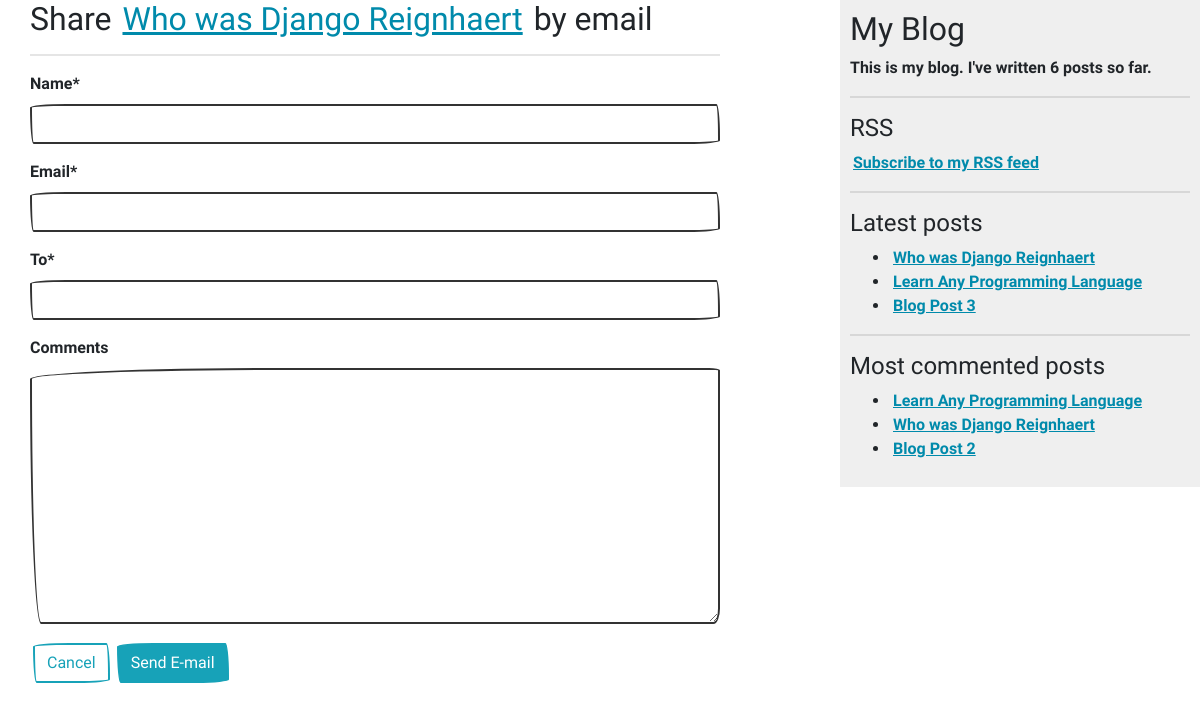
The app's page /blog/8/share/, older data.
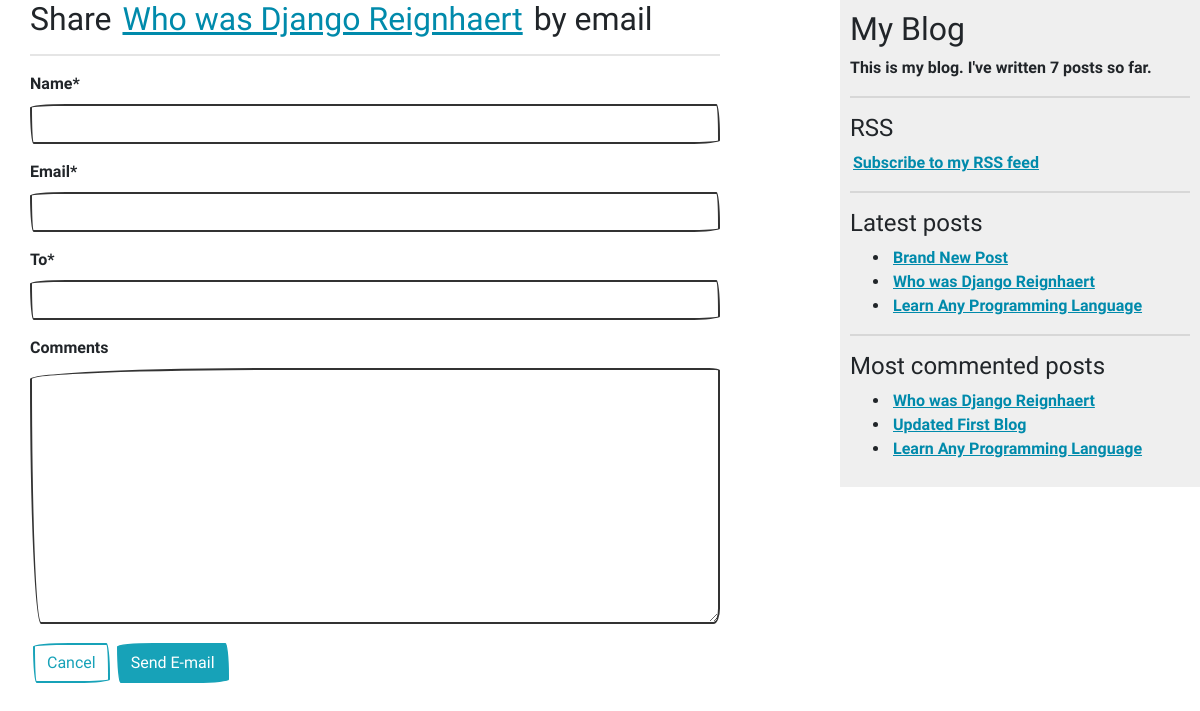
The same page, newer data.
### blog/models.py (models this page shows, shortened)
class Post(models.Model):
    STATUS_CHOICES = (
        ('draft', 'Draft'),
        ('published', 'Published')
    )
    title = models.CharField(max_length=250)
    slug = models.SlugField(max_length=250, unique_for_date='publish')
    author = models.ForeignKey(User, on_delete=models.CASCADE, related_name='blog_posts')
    body = models.TextField()
    publish = models.DateTimeField(default=timezone.now)
    created = models.DateTimeField(auto_now_add=True)
    updated = models.DateTimeField(auto_now=True)
    status = models.CharField(max_length=10,
                            choices=STATUS_CHOICES,
                            default='draft')
    tags = TaggableManager()
    class Meta:
        ordering = ('-publish', ) # append ',' to tell Python it's a tuple.
    def get_absolute_url(self):
        return reverse('blog:post_detail',
                        args=[self.publish.year,
                                self.publish.month,
                                self.publish.day, self.slug])
    objects = models.Manager()
    published = PublishedManager()

### blog/views.py (the view)
# urls.py: path('<int:post_id>/share/', views.post_share, name='post_share'),
def post_share(request, post_id):
    post = get_object_or_404(Post, id=post_id, status='published')
    sent = False
    if request.method == 'POST':
        form = EmailPostForm(request.POST)
        if form.is_valid():
            cd = form.cleaned_data
            post_url = request.build_absolute_uri(post.get_absolute_url())
            subject = f'{cd["name"]} recommends you to read {post.title}'
            message = f'Read {post.title} at {post_url} \n {cd["name"]}\s comments: \n {cd["comments"]}'
            messages.success(request, 'Successfully sent')
            sent = send_mail(subject, message, 'admin@myblog.com', [cd["to"]])
            if sent:
                form = EmailPostForm()
    else:
        form = EmailPostForm()
    return render(request, 'blog/post/share.html', {'post': post, 'form': form, 'sent': sent})

### blog/forms.py
class EmailPostForm(forms.Form):
    name = forms.CharField(max_length=25)
    email = forms.EmailField()
    to = forms.EmailField()
    comments = forms.CharField(required=False, widget=forms.Textarea)

### blog/models.py (called while the page is built)
    def get_queryset(self):
        return super(PublishedManager, self).get_queryset()\
                                            .filter(status='published')

### blog/templatetags/blog_tags.py (called while the page is built)
@register.simple_tag
def total_posts():
    return Post.published.count()

@register.inclusion_tag('blog/post/latest_posts.html')
def show_latest_posts(count=5):
    latest_posts = Post.published.order_by('-publish')[:count]
    return {'latest_posts': latest_posts}

@register.simple_tag
def get_most_commented_posts(count=5):
    return Post.published.annotate(total_comments=Count('comments')).order_by('-total_comments')[:count]

### blog/templates/blog/post/share.html (shortened to what this page needs)
{% extends 'blog/base.html' %}
{% load crispy_forms_tags %}
{% block content %}
    <h2>
        Share <a href="{{ post.get_absolute_url }}">{{ post.title }}</a> by email
    </h2>
    <hr>
    <form method="POST">
        {{ form|crispy }}
        <a href="{% url 'blog:post_list' %}" class="btn btn-outline-info">Cancel</a>
        <button type="submit" class="btn btn-info"> Send E-mail </button>
    </form>
{% endblock %}

### blog/templates/blog/base.html (shortened to what this page needs)
{% load blog_tags %}
{% load static %}
<!DOCTYPE html>
<html lang="en">
<head>
    <link rel="stylesheet" href="{% static 'blog/css/bootstrap-united.min.css' %}">
    <link rel="stylesheet" href="{% static 'blog/css/bootstrap-sketchy.min.css' %}">
    <link rel="stylesheet" href="{% static 'blog/css/main.css' %}">
</head>
<body>
    <div id="content">
        {% block content %}
        {% endblock %}
    </div>
    <div id="sidebar">
        <h2>My Blog</h2>
        <p>This is my blog. I've written {% total_posts %} posts so far.</p>
        <hr>
        <h4>RSS</h4>
        <p><a href="{% url 'blog:post_feed' %}">
            Subscribe to my RSS feed
        </a></p>
        <hr>
        <h4>Latest posts</h4>
        {% show_latest_posts 3 %}
        <hr>
        <h4>Most commented posts</h4>
        {% get_most_commented_posts 3 as most_commented_posts %}
        <ul>
            {% for post in most_commented_posts %}
                <li>
                    <a href="{{ post.get_absolute_url}}"> {{ post.title }} </a>
                </li>
            {% endfor %}
        </ul>
    </div>
</body>
</html>

### blog/templates/blog/post/latest_posts.html
<ul>
    {% for post in latest_posts %}
        <li>
            <a href="{{ post.get_absolute_url }}">{{ post.title }}</a>
        </li>
    {% endfor %}
</ul>

Row changes from the older to the newer data that the page shows:
no longer on this page (row unchanged): Post: title "Blog Post 3", shown under "Latest posts"
no longer on this page (row unchanged): Post: title "Blog Post 2", shown under "Most commented posts"
shown differently, row unchanged: Post "Who was Django Reignhaert": moves up the list
added Post: title "Brand New Post", shown under "Latest posts"
now on this page (row unchanged): Post: title "Updated First Blog", shown under "Most commented posts"
Text that changed along with them:
text no longer shown: "6"
text now shown: "7"
